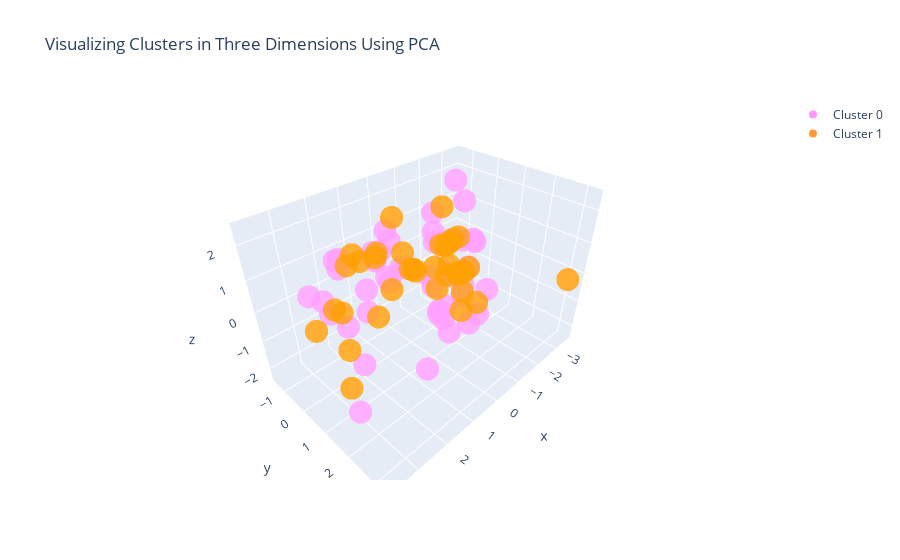

Source (notebook cell):
### Code cell
#Instructions for building the 3-D plot

#trace1 is for 'Cluster 0'
trace1 = go.Scatter3d(
                    x = cluster0["PC1_3d"],
                    y = cluster0["PC2_3d"],
                    z = cluster0["PC3_3d"],
                    mode = "markers",
                    name = "Cluster 0",
                    marker = dict(color = 'rgba(255, 128, 255, 0.8)'),
                    text = None)

#trace2 is for 'Cluster 1'
trace2 = go.Scatter3d(
                    x = cluster1["PC1_3d"],
                    y = cluster1["PC2_3d"],
                    z = cluster1["PC3_3d"],
                    mode = "markers",
                    name = "Cluster 1",
                    marker = dict(color = 'rgba(255, 128, 2, 0.8)'),
                    text = None)

#trace3 is for 'Cluster 2'
trace3 = go.Scatter3d(
                    x = cluster2["PC1_3d"],
                    y = cluster2["PC2_3d"],
                    z = cluster2["PC3_3d"],
                    mode = "markers",
                    name = "Cluster 2",
                    marker = dict(color = 'rgba(0, 255, 200, 0.8)'),
                    text = None)

data = [trace1, trace2, trace3]

title = "Visualizing Clusters in Three Dimensions Using PCA"

layout = dict(title = title,
              xaxis= dict(title= 'PC1',ticklen= 5,zeroline= False),
              yaxis= dict(title= 'PC2',ticklen= 5,zeroline= False)
             )

fig = dict(data = data, layout = layout)

iplot(fig)

### Figure 1 — Plotly figure (JSON) as saved in the notebook; plotly's stock layout.template omitted (floating-point values rounded to 4 significant figures)
{"data": [{"marker": {"color": "rgba(255, 128, 255, 0.8)"}, "mode": "markers", "name": "Cluster 0", "type": "scatter3d", "x": [-1.722, -1.966, 2.981, 0.4436, 2.914, -1.882, 0.6901, -1.402, -2.47, 2.541, 0.5087, 2.151, -2.551, -0.09676, -1.842, -1.229, 1.444, 2.306, -1.538, -2.062, -1.444, 2.508, -0.2844, 1.203, 2.214, 1.746, 1.251, 0.5411, -1.072, -2.446, -0.1568, -0.3672, -0.8941, -1.035, -0.4862, -1.304, -1.046, 0.756, -1.76, -1.658, -2.309, 0.6631, -0.3304, 0.1841, -1.354, 3.731, 0.7727, 1.55], "y": [-0.4795, -0.1185, 2.001, 2.624, 1.564, 0.09334, -0.4289, 0.8235, 0.2591, 3.292, -0.8978, -0.9829, 0.266, -1.103, 0.009272, -0.4223, -1.368, -1.018, -0.5196, 0.4675, 0.1066, -1.387, -0.7247, 2.478, -0.0556, -1.064, -0.4101, -0.8391, 0.6329, -0.139, -1.264, 0.5817, 0.04042, 1.754, -0.5832, -0.3387, 1.14, -0.6721, 1.469, -0.02734, -0.0245, -0.0186, -0.5275, 1.339, -0.1061, 2.411, 0.03317, -1.257], "z": [0.2691, 0.46, 1.496, 0.09421, -0.3601, -0.8001, 0.9828, -0.9274, 0.3995, 0.4604, 0.4035, -0.6824, 0.2824, 1.078, 2.433, -0.7335, 0.6554, -0.1835, 0.3602, -0.3425, -1.74, -0.1012, -0.1224, 0.584, -0.5752, 0.8739, -0.005876, 0.4921, -2.316, 1.566, -0.6315, -0.1842, 1.766, -0.9307, -0.1485, 0.868, -0.2112, 0.8812, -0.5547, -0.6293, 0.3178, 1.463, -0.01694, -0.4634, -1.989, -0.6374, 0.238, 0.4303]}, {"marker": {"color": "rgba(255, 128, 2, 0.8)"}, "mode": "markers", "name": "Cluster 1", "type": "scatter3d", "x": [1.821, 1.203, -1.685, -2.083, 3.336, -1.239, 0.8631, -2.062, -2.051, 0.6146, 0.2121, -1.926, 2.822, 3.085, -0.7401, -0.5519, -0.5074, -0.7249, -0.6861, 1.722, 2.017, -3.562, -0.5474, -2.075, -1.911, 0.1278, -1.945, -1.449, -1.831, -0.5487, -1.068, 1.247, 1.63, 0.7847, -2.061], "y": [0.7949, -0.6816, -0.113, 0.2843, 1.538, 0.9639, -0.4289, 0.001981, 0.4825, -0.678, -0.412, -0.2476, 0.8431, -0.1826, 1.26, -0.5861, 1.57, -0.533, -0.5616, -1.473, -0.1015, 3.076, 2.065, -0.2535, 0.1249, -0.1256, -0.4208, 0.1915, -0.5228, 0.5729, -0.03907, -0.9501, -1.227, 0.1304, -0.7128], "z": [0.03312, 0.7797, -0.7639, -0.6088, -0.8571, -0.6243, 0.8683, 0.5441, -0.3505, 0.7968, 1.848, 0.2901, -0.4324, -0.2721, 0.3712, -0.2103, -0.6118, -0.3506, -0.2732, -1.033, 1.261, -0.2908, -0.08271, 0.3411, -0.6637, 0.8371, 0.108, -0.1161, 0.1431, -0.3647, -0.1328, 0.8988, -1.065, 0.0393, 1.313]}, {"marker": {"color": "rgba(0, 255, 200, 0.8)"}, "mode": "markers", "name": "Cluster 2", "type": "scatter3d", "x": [], "y": [], "z": []}], "layout": {"title": {"text": "Visualizing Clusters in Three Dimensions Using PCA"}, "xaxis": {"ticklen": 5, "title": {"text": "PC1"}, "zeroline": false}, "yaxis": {"ticklen": 5, "title": {"text": "PC2"}, "zeroline": false}}}
